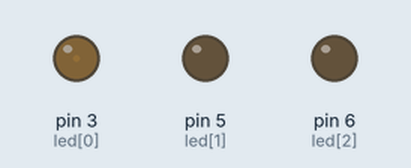
The sketch below on a simulated Arduino Uno, built with avr-gcc and run on an emulated ATmega328P. Parts: output pins drawn as LEDs (lit = HIGH).

Above: at 0.05 s.
At 1.95 s:
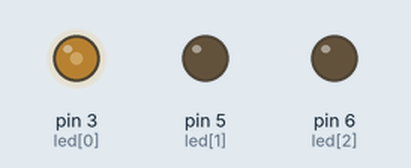
At 3.85 s:
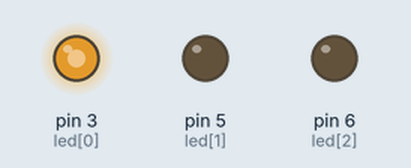
At 7.65 s:
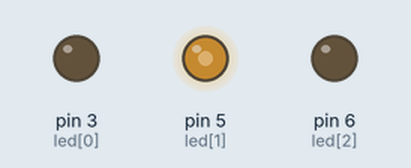
At 11.45 s:
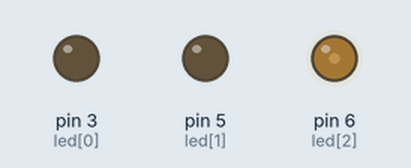
At 15.35 s:
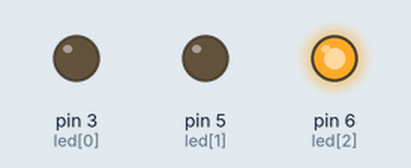
Timing chart, 0 to 20.0 s (numbered marks = the images above):
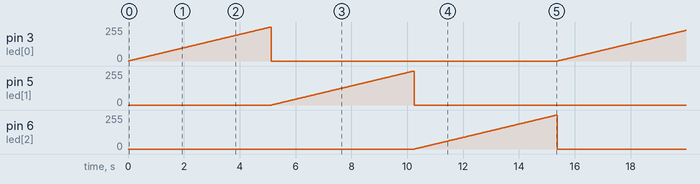

The sketch:

analogWriteLED.ino
```cpp
const unsigned int led[] = {3,5,6};
void setup() {

}

void loop() {
  for (int n = 0; n <= 2; n++) {

    for (int t_high = 0; t_high <= 255; t_high++) {
      analogWrite(led[n], t_high);
      delay(20);
    }
      analogWrite(led[n], 0);
  }
}
```

Measured:
- by itself, pin 3 (led[0]), pin 5 (led[1]), pin 6 (led[2]): ramps from 0/255 to 255/255 and jumps back, once every 15.4 s
